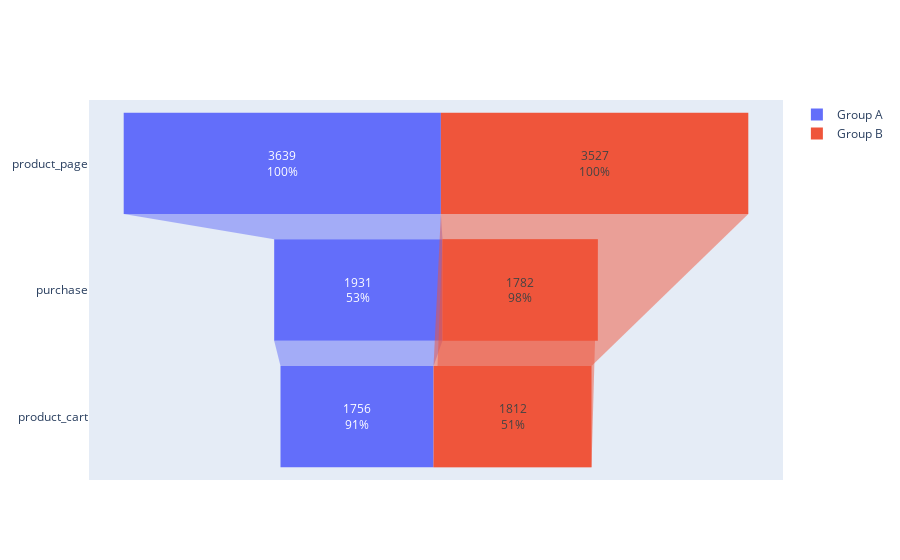

Notebook code for this chart:
### Markdown cell above
Make a decision based on the test results. The possible decisions are:Stop the test, consider one of the groups the leader /Stop the test, conclude that there is no difference between the groups./ Continue the test.
Here are the facts:

* Both raw and filtered data demonstrate statistically significant differences in conversion between the groups.
* Neither raw nor filtered data revealed any statistically significant differences in average order size between the groups.
The graphs showing the difference in conversion and average order size between the groups tells us that group B's results are are improving significantly.

Based on these facts, we can conclude that the test is succesful and should be stopped with the understanding that segment B is better than segment A with high probability.

### Code cell
# Exclude Tutorial from funnel:

# Add the share of users (percentage change) who proceed from one stage to another in each group:
group_A = df_no_login[df_no_login.group=='A'].groupby(['event_name','group'])['user_id'].nunique().reset_index().sort_values(by='user_id',ascending=False)
display(group_A)
group_B = df_no_login[df_no_login.group=='B'].groupby(['event_name','group'])['user_id'].nunique().reset_index().sort_values(by='user_id',ascending=False)
display(group_B)
#group_248 = df_no_login[df_no_login.experiment_id==248].groupby(['event_name','group'])['user_id'].nunique().reset_index().sort_values(by='user_id',ascending=False)
#display(group_248)

fig = go.Figure()

fig.add_trace(go.Funnel(
    name = 'Group A',
    y = group_A['event_name'], 
    x = group_A['user_id'], 
    textinfo = "value+percent previous"))

#fig.add_trace(go.Funnel(
#    name = 'Group B',
#    orientation = "h",
#    y = group_B['event_name'], 
#    x = group_B['user_id'], 
#   textposition = "inside",
#   textinfo = "value+percent previous"))

fig.add_trace(go.Funnel(
    name = 'Group B',
    orientation = "h",
    y = group_B['event_name'], 
    x = group_B['user_id'],
   textposition = 'inside',#"outside",
   textinfo = "value+percent previous"))

fig.show()

### Figure 1 — Plotly figure (JSON) as saved in the notebook; plotly's stock layout.template omitted (floating-point values rounded to 4 significant figures)
{"data": [{"name": "Group A", "textinfo": "value+percent previous", "type": "funnel", "x": [3639, 1931, 1756], "y": ["product_page", "purchase", "product_cart"]}, {"name": "Group B", "orientation": "h", "textinfo": "value+percent previous", "textposition": "inside", "type": "funnel", "x": [3527, 1812, 1782], "y": ["product_page", "product_cart", "purchase"]}], "layout": {}}
